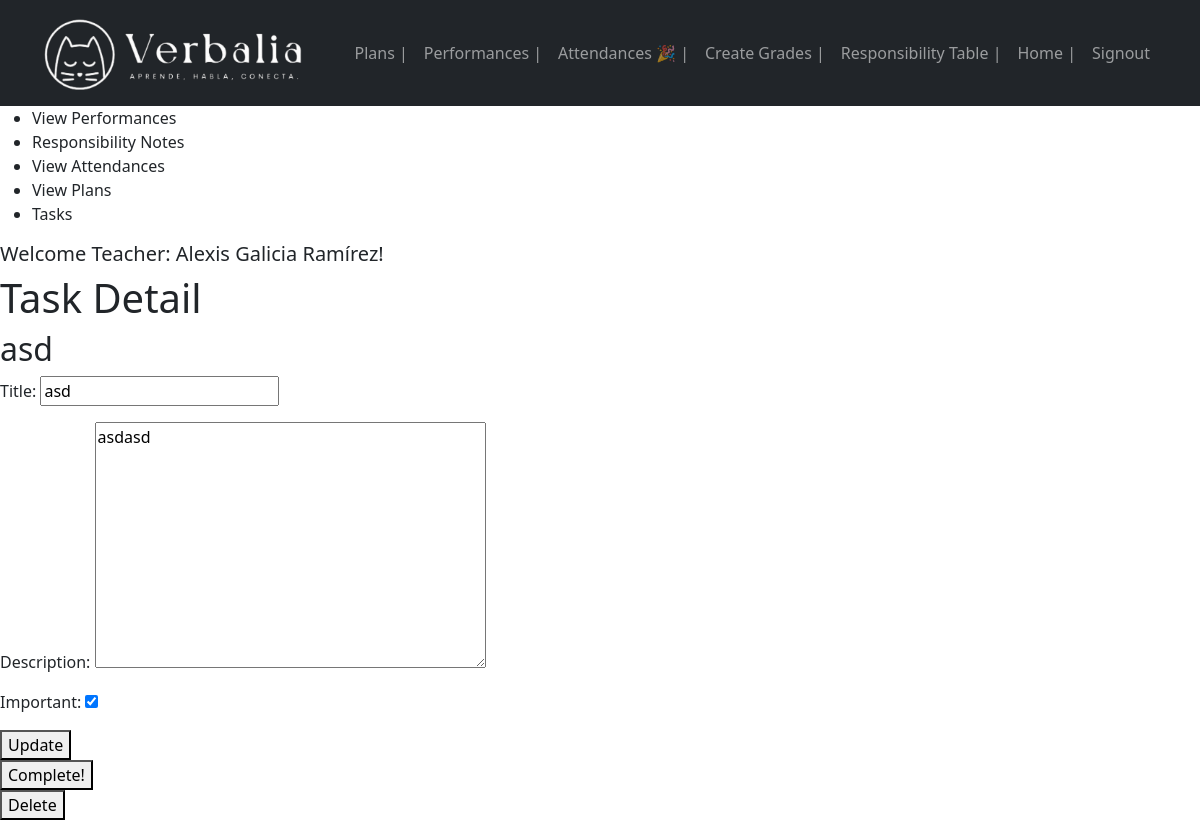
The page /tasks/6/ (signed in) on the database its author committed.
### boletas/models.py (models this page shows, shortened)
class Task(models.Model):
    title = models.CharField(max_length=100)
    description = models.TextField(blank=True)
    created = models.DateTimeField(auto_now_add=True)
    datecompleted = models.DateTimeField(null=True, blank=True)
    important = models.BooleanField(default=False)
    user = models.ForeignKey(User, on_delete=models.CASCADE)

### boletas/views.py (the view)
# urls.py: path('tasks/<int:task_id>/', views.task_detail, name='task_detail'),
@login_required
def task_detail(request, task_id):
    if request.method == 'GET':
        task = get_object_or_404(Task, pk=task_id, user=request.user)
        form = TaskForm(instance=task)
        return render(request, 'task_detail.html', {
            'task':task,
            'form': form
        })
    else:
        task = get_object_or_404(Task, pk=task_id, user=request.user)
        form = TaskForm(request.POST, instance=task)
        form.save()
        return redirect('tasks')

### boletas/forms.py
class TaskForm(ModelForm):
    class Meta:
        model = Task
        fields = ['title', 'description', 'important']

### boletas/context_processors.py (called while the page is built)
def assignment_check(request):
    if request.user.is_authenticated:
        todos_los_grupos = Group.objects.filter(user=request.user)
        todos_completados = all([group.has_assignment_this_week() for group in todos_los_grupos])
    else:
        todos_completados = False
    return {'todos_completados':todos_completados}

def plan_check(request):
    if request.user.is_authenticated:
        todos_los_grupos = Group.objects.filter(user=request.user)
        plans_completados = all([group.has_plan_this_week() for group in todos_los_grupos])
    else:
        plans_completados = False
    return {'plans_completados':plans_completados}

def performance_check(request):
    if request.user.is_authenticated:
        todos_los_grupos = Group.objects.filter(user=request.user)
        performances_completados = all([group.has_performance_this_week() for group in todos_los_grupos])
    else:
        performances_completados = False
    return {'performances_completados':performances_completados}

### boletas/models.py (called while the page is built)
    def has_assignment_this_week(self):
        start_of_week = Attendance.get_start_week_date()
        end_of_week = Attendance.get_end_week_date()
        assignments_this_week = self.attendance_set.filter(creation_date__gte=start_of_week, creation_date__lte=end_of_week)
        return assignments_this_week.exists()

    def has_plan_this_week(self):
        start_of_week = Plan.get_start_week_date()  # Asumiendo que Plan tiene un método similar
        end_of_week = Plan.get_end_week_date()      # Asumiendo que Plan tiene un método similar
        plans_this_week = self.plan_set.filter(creation_date__gte=start_of_week, creation_date__lte=end_of_week)
        return plans_this_week.exists()

    def has_performance_this_week(self):
        start_of_week = Performance.get_start_week_date()  # Asumiendo que Performance tiene un método similar
        end_of_week = Performance.get_end_week_date()      # Asumiendo que Performance tiene un método similar
        performances_this_week = self.performance_set.filter(creation_date__gte=start_of_week, creation_date__lte=end_of_week)
        return performances_this_week.exists()

    @staticmethod
    def get_end_week_date(today=None):
        if not today:
            today = datetime.now()
        start_week_date = Plan.get_start_week_date(today)
        return start_week_date + timedelta(days=7)- timedelta(minutes=1)

### boletas/templates/task_detail.html (shortened to what this page needs)
{% extends 'base.html' %}
{% block content %}
    <h1>Task Detail</h1>
    <h2>{{task.title}}</h2>
    <form method="POST">
        {{form.as_p}}
        <button>
            Update
        </button>
    </form>
    <form action="{% url 'complete_task' task.id%}" method="POST">
        <button>
            Complete!
        </button>
    </form>
    <form action="{% url 'delete_task' task.id%}" method="POST">
        <button>
            Delete
        </button>
    </form>
{% endblock %}

### boletas/templates/base.html (shortened to what this page needs)
<!DOCTYPE html>
{% load static %}
<html lang="en">
<head>
    <link rel="stylesheet" href="https://cdn.jsdelivr.net/npm/bootstrap@5.3.2/dist/css/bootstrap.min.css">
</head>
<body>
    <nav class="navbar navbar-expand-lg bg-dark navbar-dark">
        <div class="container">
            <a class="navbar-brand" href="#"><img src="{% static 'LOGONUEVO2.png' %}" alt="Verbalia Logo" height="80" width="auto"></a>
            <div class="collapse navbar-collapse" id="navbarNav">
                <ul class="navbar-nav ms-auto">
                {% if user.is_authenticated %}
                <li class="nav-item">
                    <a href="/inicio_plan" class="nav-link">
                        Plans {% if plans_completados %}🎉{% endif %} |
                    </a>
                </li>
                <li class="nav-item">
                    <a href="/inicio_performance" class="nav-link">
                        Performances {% if performances_completados %}🎉{% endif %} |
                    </a>
                </li>
                <li class="nav-item">
                    <a href="/inicio_attendance" class="nav-link">
                        Attendances {% if todos_completados %}🎉{% endif %} |
                    </a>
                </li>
                <li class="nav-item">
                    <a href="/grades" class="nav-link">Create Grades |</a>
                </li>
                <li class="nav-item">
                    <a href="/responsibility_table" class="nav-link">Responsibility Table |</a>
                </li>
                <li class="nav-item">
                    <a href="/" class="nav-link">Home |</a>
                </li>
                <li class="nav-item">
                    <a href="/signout" class="nav-link">Signout</a>
                </li>
                {% endif %}
                </ul>
            </div>
        </div>
    </nav>
    <nav>
        <ul>
                {% if user.is_authenticated %}
                    {% if user.username == "mireyaramirez" or user.username == "alexisgalicia" or user.username == 'alineramirez' or user.username == "gabrielpeña" %}
                    <li class="nav-item">
                        <a href="/view_performances" class="nav-link">View Performances</a>
                    </li>
                    <li class="nav-item">
                        <a href="/edit_responsibility_notes" class="nav-link">Responsibility Notes</a>
                    </li>
                    <li class="nav-item">
                        <a href="/view_attendances" class="nav-link">View Attendances</a>
                    </li>
                    <li class="nav-item">
                        <a href="/view_plans" class="nav-link">View Plans</a>
                    </li>
                    <li class="nav-item">
                        <a href="/tasks" class="nav-link">Tasks</a>
                    </li>
                    {% endif %}
                {% endif %}
        </ul>
    </nav>
    {% if user.is_authenticated %}
    <h5> Welcome Teacher: {{ user.first_name }} {{ user.last_name }}!
    </h5>
    {% endif %}
    {% block content %}
    {% endblock %}
</body>
</html>

### rows shown on the page
Task: title "asd", description "asdasd", important "☑"

### other values the page prints
{{ user.first_name }} "Alexis"
{{ user.last_name }} "Galicia Ramírez"
